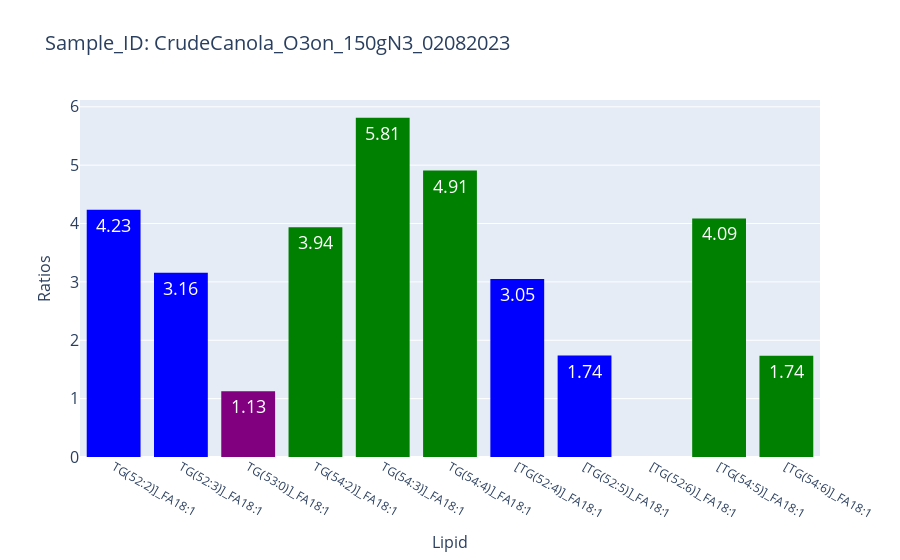
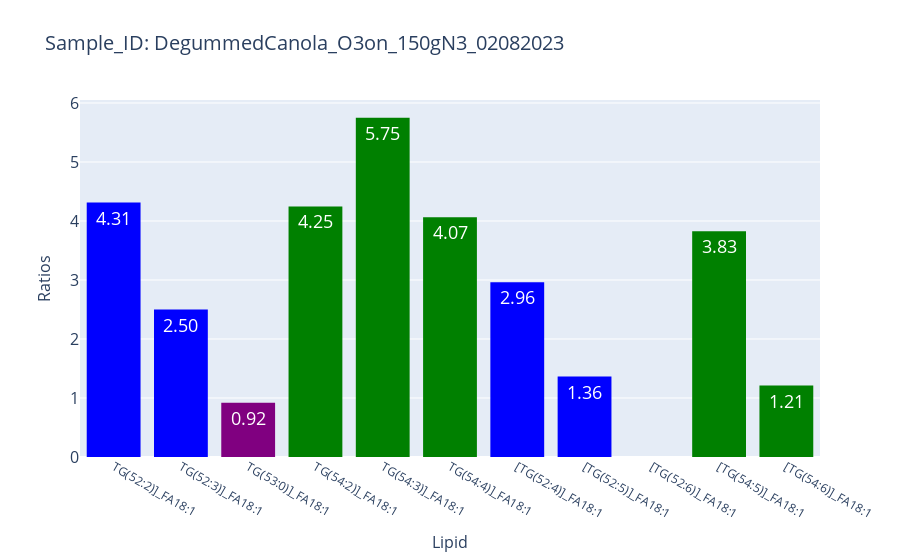
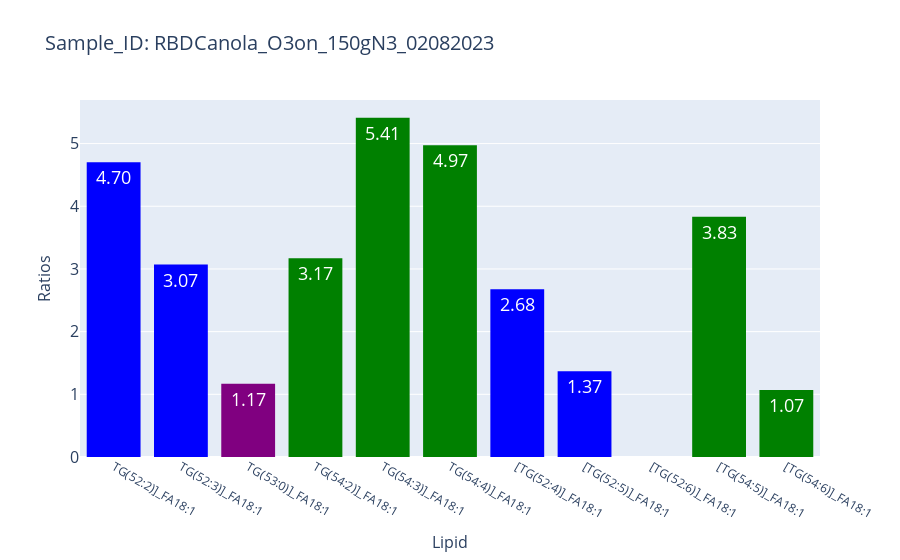

Write notebook code for charts like these, in order.
### Markdown cell above
Visualizations

### Code cell
import plotly.express as px
import os

# Create the "Plots" directory if it doesn't exist
os.makedirs("Projects/canola/Plots/py_plots/", exist_ok=True)
project = 'Projects/canola/'
plot_folder = 'Plots/py_plots/'


# Define color mappings for Lipid patterns
color_mapping = {
    '50': 'red',
    '51': 'brown',
    '52': 'blue',
    '53': 'purple',
    '54': 'green',
}

# Get the unique Sample_IDs
sample_ids = df_matched_6['Sample_ID'].unique()

# Loop over the unique Sample_IDs
for sample_id in sample_ids:
    
    # Filter the dataframe for the current Sample_ID
    df_sample = df_matched_6[df_matched_6['Sample_ID'] == sample_id]
    
    # Assign colors to Lipids based on patterns
    lipid_colors = []
    for lipid in df_sample['Lipid']:
        color = 'gray'  # Default color
        for pattern, pattern_color in color_mapping.items():
            if pattern in lipid:
                color = pattern_color
                break
        lipid_colors.append(color)
    
    # Create the bar plot
    fig = px.bar(df_sample, x='Lipid', y='Ratios', text='Ratios', title=f'Bar Plot for Sample_ID: {sample_id}',
                 color_discrete_map=color_mapping)
    
    # Apply colors to the bars
    fig.update_traces(
        marker_color=lipid_colors,
        texttemplate='%{text:.2f}',
        textposition='auto',
        marker_line_width=0
    )
    
    # Customize the layout
    fig.update_layout(
        uniformtext_minsize=18,
        uniformtext_mode='hide',
        xaxis=dict(
            title='Lipid',
            titlefont=dict(size=16)
        ),
        yaxis=dict(
            title='Ratios',
            titlefont=dict(size=16),
            tickfont=dict(size=16)  # Set the font size of y-axis labels
        ),
        legend=dict(
            title='Lipid Patterns',
            tracegroupgap=50,
            itemsizing='constant'
        ),
        title=dict(
            text=f'Sample_ID: {sample_id}',
            font=dict(size=20)  # Set the title font size
        )
    )
    # Save the plot as an image
    file_name = f"{project}{plot_folder}/plot_{sample_id}.png"

    # Check if the file already exists
    index = 1
    while os.path.exists(file_name):
        file_name = f"{project}{plot_folder}/plot_{sample_id}_{index}.png"
        index += 1

    fig.write_image(file_name)
    # Show plot
    fig.show()

### Figure 1 — Plotly figure (JSON) as saved in the notebook; plotly's stock layout.template omitted (floating-point values rounded to 4 significant figures)
{"data": [{"alignmentgroup": "True", "hovertemplate": "Lipid=%{x}<br>Ratios=%{text}<extra></extra>", "legendgroup": "", "marker": {"color": ["blue", "blue", "blue", "blue", "blue", "blue", "purple", "purple", "purple", "green", "green", "green", "green", "green", "green", "green", "green", "green", "blue", "blue", "blue", "blue", "blue", "blue", "blue", "blue", "green", "green", "green", "green", "green", "green"], "line": {"width": 0}}, "name": "", "offsetgroup": "", "orientation": "v", "showlegend": false, "text": [4.234, null, null, 3.158, null, null, 1.128, null, null, 3.935, null, null, 5.811, null, null, 4.908, null, null, 3.049, null, null, 1.739, null, null, null, null, 4.086, null, null, 1.736, null, null], "textposition": "auto", "texttemplate": "%{text:.2f}", "type": "bar", "x": ["TG(52:2)]_FA18:1", "TG(52:2)]_FA18:1", "TG(52:2)]_FA18:1", "TG(52:3)]_FA18:1", "TG(52:3)]_FA18:1", "TG(52:3)]_FA18:1", "TG(53:0)]_FA18:1", "TG(53:0)]_FA18:1", "TG(53:0)]_FA18:1", "TG(54:2)]_FA18:1", "TG(54:2)]_FA18:1", "TG(54:2)]_FA18:1", "TG(54:3)]_FA18:1", "TG(54:3)]_FA18:1", "TG(54:3)]_FA18:1", "TG(54:4)]_FA18:1", "TG(54:4)]_FA18:1", "TG(54:4)]_FA18:1", "[TG(52:4)]_FA18:1", "[TG(52:4)]_FA18:1", "[TG(52:4)]_FA18:1", "[TG(52:5)]_FA18:1", "[TG(52:5)]_FA18:1", "[TG(52:5)]_FA18:1", "[TG(52:6)]_FA18:1", "[TG(52:6)]_FA18:1", "[TG(54:5)]_FA18:1", "[TG(54:5)]_FA18:1", "[TG(54:5)]_FA18:1", "[TG(54:6)]_FA18:1", "[TG(54:6)]_FA18:1", "[TG(54:6)]_FA18:1"], "xaxis": "x", "y": [4.234, null, null, 3.158, null, null, 1.128, null, null, 3.935, null, null, 5.811, null, null, 4.908, null, null, 3.049, null, null, 1.739, null, null, null, null, 4.086, null, null, 1.736, null, null], "yaxis": "y"}], "layout": {"barmode": "relative", "legend": {"itemsizing": "constant", "title": {"text": "Lipid Patterns"}, "tracegroupgap": 50}, "title": {"font": {"size": 20}, "text": "Sample_ID: CrudeCanola_O3on_150gN3_02082023"}, "uniformtext": {"minsize": 18, "mode": "hide"}, "xaxis": {"anchor": "y", "domain": [0, 1], "title": {"font": {"size": 16}, "text": "Lipid"}}, "yaxis": {"anchor": "x", "domain": [0, 1], "tickfont": {"size": 16}, "title": {"font": {"size": 16}, "text": "Ratios"}}}}

### Figure 2 — Plotly figure (JSON) as saved in the notebook; plotly's stock layout.template omitted (floating-point values rounded to 4 significant figures)
{"data": [{"alignmentgroup": "True", "hovertemplate": "Lipid=%{x}<br>Ratios=%{text}<extra></extra>", "legendgroup": "", "marker": {"color": ["blue", "blue", "blue", "blue", "blue", "blue", "purple", "purple", "purple", "green", "green", "green", "green", "green", "green", "green", "green", "green", "blue", "blue", "blue", "blue", "blue", "blue", "blue", "blue", "green", "green", "green", "green", "green", "green"], "line": {"width": 0}}, "name": "", "offsetgroup": "", "orientation": "v", "showlegend": false, "text": [4.312, null, null, 2.499, null, null, 0.9185, null, null, 4.246, null, null, 5.749, null, null, 4.066, null, null, 2.964, null, null, 1.363, null, null, null, null, 3.828, null, null, 1.211, null, null], "textposition": "auto", "texttemplate": "%{text:.2f}", "type": "bar", "x": ["TG(52:2)]_FA18:1", "TG(52:2)]_FA18:1", "TG(52:2)]_FA18:1", "TG(52:3)]_FA18:1", "TG(52:3)]_FA18:1", "TG(52:3)]_FA18:1", "TG(53:0)]_FA18:1", "TG(53:0)]_FA18:1", "TG(53:0)]_FA18:1", "TG(54:2)]_FA18:1", "TG(54:2)]_FA18:1", "TG(54:2)]_FA18:1", "TG(54:3)]_FA18:1", "TG(54:3)]_FA18:1", "TG(54:3)]_FA18:1", "TG(54:4)]_FA18:1", "TG(54:4)]_FA18:1", "TG(54:4)]_FA18:1", "[TG(52:4)]_FA18:1", "[TG(52:4)]_FA18:1", "[TG(52:4)]_FA18:1", "[TG(52:5)]_FA18:1", "[TG(52:5)]_FA18:1", "[TG(52:5)]_FA18:1", "[TG(52:6)]_FA18:1", "[TG(52:6)]_FA18:1", "[TG(54:5)]_FA18:1", "[TG(54:5)]_FA18:1", "[TG(54:5)]_FA18:1", "[TG(54:6)]_FA18:1", "[TG(54:6)]_FA18:1", "[TG(54:6)]_FA18:1"], "xaxis": "x", "y": [4.312, null, null, 2.499, null, null, 0.9185, null, null, 4.246, null, null, 5.749, null, null, 4.066, null, null, 2.964, null, null, 1.363, null, null, null, null, 3.828, null, null, 1.211, null, null], "yaxis": "y"}], "layout": {"barmode": "relative", "legend": {"itemsizing": "constant", "title": {"text": "Lipid Patterns"}, "tracegroupgap": 50}, "title": {"font": {"size": 20}, "text": "Sample_ID: DegummedCanola_O3on_150gN3_02082023"}, "uniformtext": {"minsize": 18, "mode": "hide"}, "xaxis": {"anchor": "y", "domain": [0, 1], "title": {"font": {"size": 16}, "text": "Lipid"}}, "yaxis": {"anchor": "x", "domain": [0, 1], "tickfont": {"size": 16}, "title": {"font": {"size": 16}, "text": "Ratios"}}}}

### Figure 3 — Plotly figure (JSON) as saved in the notebook; plotly's stock layout.template omitted (floating-point values rounded to 4 significant figures)
{"data": [{"alignmentgroup": "True", "hovertemplate": "Lipid=%{x}<br>Ratios=%{text}<extra></extra>", "legendgroup": "", "marker": {"color": ["blue", "blue", "blue", "blue", "blue", "blue", "purple", "purple", "purple", "green", "green", "green", "green", "green", "green", "green", "green", "green", "blue", "blue", "blue", "blue", "blue", "blue", "blue", "blue", "green", "green", "green", "green", "green", "green"], "line": {"width": 0}}, "name": "", "offsetgroup": "", "orientation": "v", "showlegend": false, "text": [4.701, null, null, 3.069, null, null, 1.167, null, null, 3.171, null, null, 5.41, null, null, 4.974, null, null, 2.677, null, null, 1.366, null, null, null, null, 3.833, null, null, 1.067, null, null], "textposition": "auto", "texttemplate": "%{text:.2f}", "type": "bar", "x": ["TG(52:2)]_FA18:1", "TG(52:2)]_FA18:1", "TG(52:2)]_FA18:1", "TG(52:3)]_FA18:1", "TG(52:3)]_FA18:1", "TG(52:3)]_FA18:1", "TG(53:0)]_FA18:1", "TG(53:0)]_FA18:1", "TG(53:0)]_FA18:1", "TG(54:2)]_FA18:1", "TG(54:2)]_FA18:1", "TG(54:2)]_FA18:1", "TG(54:3)]_FA18:1", "TG(54:3)]_FA18:1", "TG(54:3)]_FA18:1", "TG(54:4)]_FA18:1", "TG(54:4)]_FA18:1", "TG(54:4)]_FA18:1", "[TG(52:4)]_FA18:1", "[TG(52:4)]_FA18:1", "[TG(52:4)]_FA18:1", "[TG(52:5)]_FA18:1", "[TG(52:5)]_FA18:1", "[TG(52:5)]_FA18:1", "[TG(52:6)]_FA18:1", "[TG(52:6)]_FA18:1", "[TG(54:5)]_FA18:1", "[TG(54:5)]_FA18:1", "[TG(54:5)]_FA18:1", "[TG(54:6)]_FA18:1", "[TG(54:6)]_FA18:1", "[TG(54:6)]_FA18:1"], "xaxis": "x", "y": [4.701, null, null, 3.069, null, null, 1.167, null, null, 3.171, null, null, 5.41, null, null, 4.974, null, null, 2.677, null, null, 1.366, null, null, null, null, 3.833, null, null, 1.067, null, null], "yaxis": "y"}], "layout": {"barmode": "relative", "legend": {"itemsizing": "constant", "title": {"text": "Lipid Patterns"}, "tracegroupgap": 50}, "title": {"font": {"size": 20}, "text": "Sample_ID: RBDCanola_O3on_150gN3_02082023"}, "uniformtext": {"minsize": 18, "mode": "hide"}, "xaxis": {"anchor": "y", "domain": [0, 1], "title": {"font": {"size": 16}, "text": "Lipid"}}, "yaxis": {"anchor": "x", "domain": [0, 1], "tickfont": {"size": 16}, "title": {"font": {"size": 16}, "text": "Ratios"}}}}
